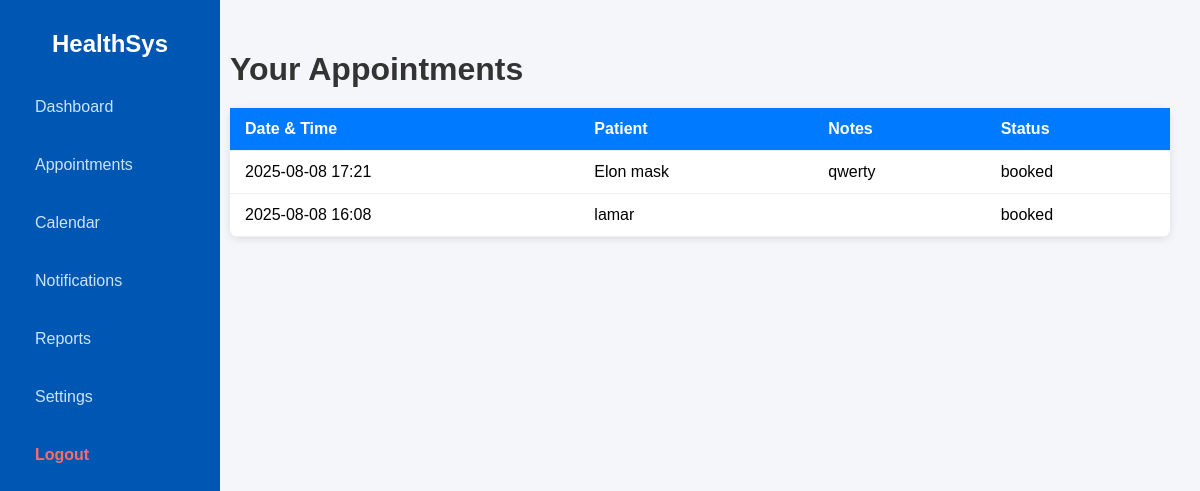
Screenshot of /doctor_appointments.php (signed in) with the database file from the repository.
### tables this page shows
CREATE TABLE `appointments` (
  `id` int(11) NOT NULL,
  `patient_id` int(11) NOT NULL,
  `doctor_id` int(11) NOT NULL,
  `appointment_datetime` datetime NOT NULL,
  `status` enum('booked','canceled','completed') DEFAULT 'booked',
  `notes` text DEFAULT NULL,
  `created_at` timestamp NOT NULL DEFAULT current_timestamp()
);

CREATE TABLE `users` (
  `id` int(11) NOT NULL,
  `name` varchar(100) NOT NULL,
  `email` varchar(100) NOT NULL,
  `password` varchar(255) NOT NULL,
  `role` enum('admin','doctor','patient') NOT NULL,
  `created_at` timestamp NOT NULL DEFAULT current_timestamp(),
  `specialization` varchar(100) DEFAULT NULL
);

### doctor_appointments.php (the view, shortened to what this page needs)
<?php
require 'connect.php';
$doctorId = $_SESSION['user_id'];
$stmt = $conn->prepare("
    SELECT a.id, a.appointment_datetime, u.name AS patient_name, a.status, a.notes
    FROM appointments a
    JOIN users u ON a.patient_id = u.id
    WHERE a.doctor_id = ?
    ORDER BY a.appointment_datetime DESC
");
$stmt->bind_param("i", $doctorId);
$stmt->execute();
$result = $stmt->get_result();
$appointments = $result->fetch_all(MYSQLI_ASSOC);
?>
<!DOCTYPE html>
<html lang="en">
<head>
</head>
<body>
<?php include('sidebar.php'); ?>
<div class="main-content">
    <h1>Your Appointments</h1>
    <?php if (count($appointments) > 0): ?>
        <table>
            <thead>
                <tr>
                    <th>Date & Time</th>
                    <th>Patient</th>
                    <th>Notes</th>
                    <th>Status</th>
                </tr>
            </thead>
            <tbody>
                <?php foreach ($appointments as $app): ?>
                    <tr>
                        <td><?php echo date("Y-m-d H:i", strtotime($app['appointment_datetime'])); ?></td>
                        <td><?php echo htmlspecialchars($app['patient_name']); ?></td>
                        <td><?php echo htmlspecialchars($app['notes']); ?></td>
                        <td class="status-<?php echo strtolower($app['status']); ?>">
                            <?php echo htmlspecialchars($app['status']); ?>
                        </td>
                    </tr>
                <?php endforeach; ?>
            </tbody>
        </table>
    <?php else: ?>
        <p>No appointments found.</p>
    <?php endif; ?>
</div>
</body>
</html>

### doctor_appointments.php (style rules this page uses)
body { font-family: Arial, sans-serif; margin: 0; display: flex; background-color: #f4f6f9; min-height: 100vh; }
.main-content { flex: 1; padding: 30px; margin-left: 200px; box-sizing: border-box; }
h1 { color: #333; margin-bottom: 20px; }
table { width: 100%; border-collapse: collapse; background: white; border-radius: 8px; box-shadow: 0 2px 8px rgba(0,0,0,0.1); }
thead tr { background-color: #007BFF; color: white; }
th, td { padding: 12px 15px; border-bottom: 1px solid #eee; text-align: left; }

### rows the page displays
appointments: appointment_datetime "2025-08-08 17:21", patient.name "Elon mask", notes "qwerty", status "booked"
appointments: appointment_datetime "2025-08-08 16:08", patient.name "lamar", status "booked"
